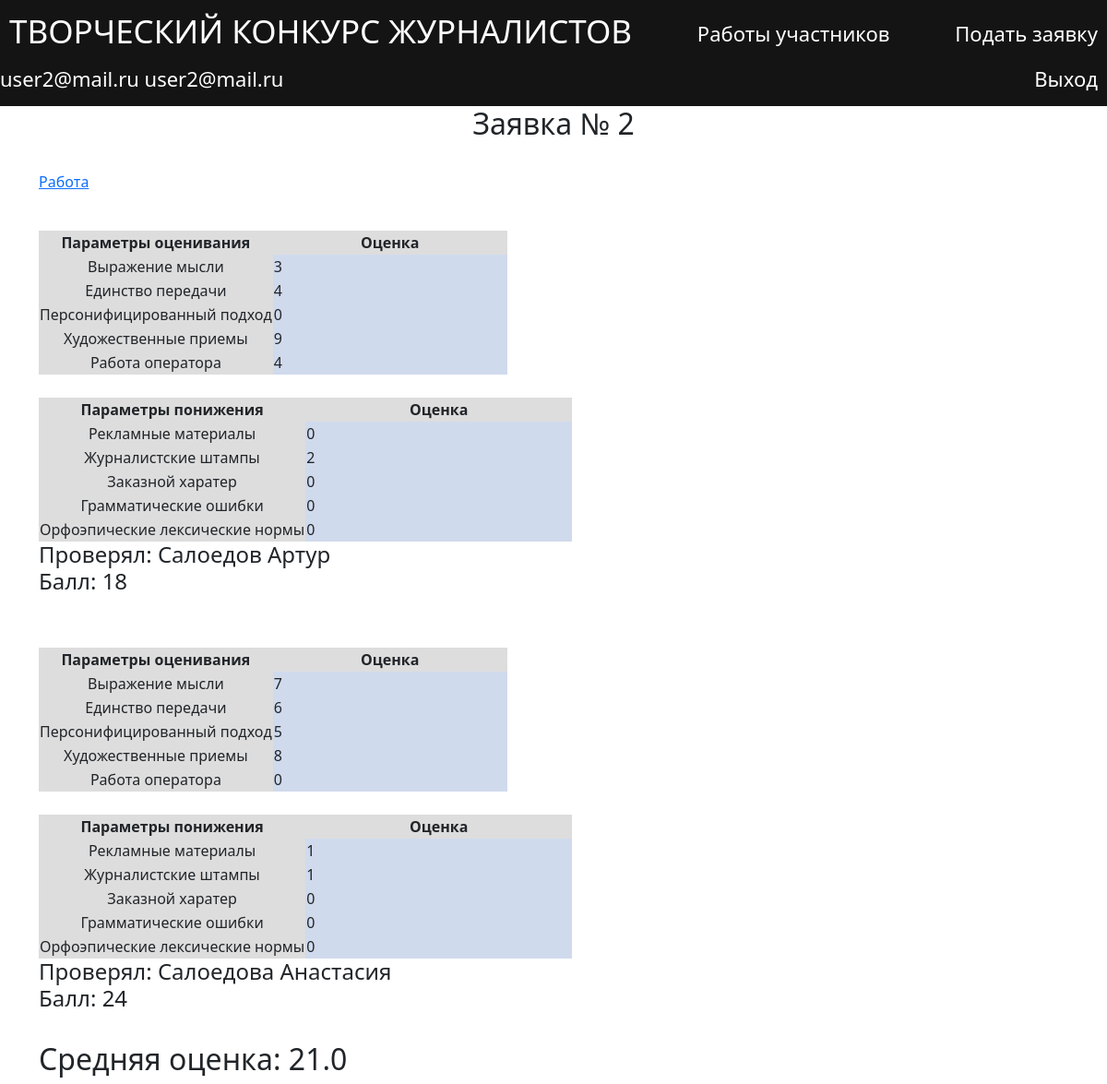
/proposals/view/2 (signed in), run on the app's committed database.
### data/users.py (models this page shows, shortened)
class User(SqlAlchemyBase, UserMixin, SerializerMixin):
    __tablename__ = 'users'
    id = sqlalchemy.Column(sqlalchemy.Integer,
                           primary_key=True, autoincrement=True)
    surname = sqlalchemy.Column(sqlalchemy.String, nullable=True)
    name = sqlalchemy.Column(sqlalchemy.String, nullable=True)
    position = sqlalchemy.Column(sqlalchemy.String, nullable=True)
    email = sqlalchemy.Column(sqlalchemy.String,
                              index=True, unique=True, nullable=True)
    password = sqlalchemy.Column(sqlalchemy.String, nullable=True)
    proposals = sqlalchemy.Column(sqlalchemy.String, nullable=True)

### data/proposals.py (models this page shows, shortened)
class Proposal(SqlAlchemyBase, UserMixin, SerializerMixin):
    __tablename__ = 'proposal'
    id = sqlalchemy.Column(sqlalchemy.Integer,
                           primary_key=True, autoincrement=True)
    type = sqlalchemy.Column(sqlalchemy.String, nullable=True)
    file = sqlalchemy.Column(sqlalchemy.String, nullable=True)
    evaluation = sqlalchemy.Column(sqlalchemy.String, nullable=True)
    lowering_criteria = sqlalchemy.Column(sqlalchemy.String, nullable=True)
    status = sqlalchemy.Column(sqlalchemy.String, nullable=True)
    likes = sqlalchemy.Column(sqlalchemy.Integer, nullable=True)
    user_data = sqlalchemy.Column(sqlalchemy.String, nullable=True)
    experts_rates = sqlalchemy.Column(sqlalchemy.String, nullable=True)
    @property
    def evaluation_dict(self):
        return json.loads(self.evaluation)
    @property
    def lowering_criteria_dict(self):
        return json.loads(self.lowering_criteria)
    @property
    def average_score(self):
        sum = 0
        for score in self.merge_ratings:
            sum += score[3]
        return round(sum / len(self.merge_ratings),2)
    @property
    def merge_ratings(self):
        ratings = self.evaluation_dict["ratings"]
        lowering_ratings = self.lowering_criteria_dict["ratings"]
        merged_ratings = []
        for index in range(len(ratings)):
            merged_ratings.append((ratings[index],lowering_ratings[index],ratings[index]["expert"],
                                   sum(list(ratings[index].values())[:-1]) \
                                   - sum(list(lowering_ratings[index].values())[:-1])))
        return merged_ratings

### main.py (the view)
@app.route('/proposals/view/<int:proposal_id>', methods=['GET', 'POST'])
def view_proposal(proposal_id):
    proposal = get_proposal(proposal_id)
    return render_template('view_proposal.html',proposal=proposal)

### data/db_session.py (called while the page is built)
def create_session() -> Session:
    global __factory
    return __factory()

### main.py (called while the page is built)
@login_manager.user_loader
def load_user(user_id):  # find user in database
    db_sess = db_session.create_session()
    return db_sess.query(User).get(user_id)

def get_proposal(proposal_id):
    db_sess = db_session.create_session()
    curr_proposal = db_sess.query(Proposal).filter(Proposal.id == proposal_id).first()
    return curr_proposal

### templates/view_proposal.html (shortened to what this page needs)
{% extends "base.html" %}
{% block content %}
{% set STATUSES  = {"waiting_verification": "Требует оценки", "verified": "Оценена", "aborted":  "Отклонена"} %}
<h2 align="center">Заявка № {{proposal.id}}</h2>
<br>
<p>  <a href="{{proposal.file}}"> Работа</a></p>
{% for expert_rating in proposal.merge_ratings %}
    {% set RATINGS = expert_rating[0]%}
    {% set LOW_RATINGS = expert_rating[1]%}
    {% set EXPERT = expert_rating[2]%}
    {% set EXPERT_SCORE = expert_rating[3]%}
    {% if proposal.type == "text" %}
    <div class="table_container">
        <table class="my_table">
            <tr class="my_column">
                <th class="title" width="50%" bgcolor="#dddddd" align="center">Параметры оценивания</th>
                <th class="title" width="50%" bgcolor="#dddddd" align="center">Оценка</th>
            </tr>
            <tr class="my_column">
                <td class="title" width="50%" bgcolor="#dddddd" align="center">Актуальность</td>
                <td class="ordinary" style="color:{{text_color}}">{{ RATINGS['relevance'] }}</td>
            </tr>
            <tr class="my_column">
                <td class="title" width="50%" bgcolor="#dddddd" align="center">Цельность</td>
                <td class="ordinary" style="color:{{text_color}}">{{ RATINGS['integrity'] }}</td>
            </tr>
            <tr class="my_column">
                <td class="title" width="50%" bgcolor="#dddddd" align="center">Аргументированность</td>
                <td class="ordinary" style="color:{{text_color}}">{{ RATINGS['validity'] }}</td>
            </tr>
            <tr class="my_column">
                <td class="title" width="50%" bgcolor="#dddddd" align="center">Резонансность</td>
                <td class="ordinary" style="color:{{text_color}}">{{ RATINGS['resonance'] }}</td>
            </tr>
            <tr class="my_column">
                <td class="title" width="50%" bgcolor="#dddddd" align="center">Точность и доходчивость</td>
                <td class="ordinary" style="color:{{text_color}}">{{ RATINGS['accuracy'] }}</td>
            </tr>
            <tr class="my_column">
                <td class="title" width="50%" bgcolor="#dddddd" align="center">Профессионально-этический подход</td>
                <td class="ordinary" style="color:{{text_color}}">{{ RATINGS['ethnicity'] }}</td>
            </tr>
            <tr class="my_column">
                <td class="title" width="50%" bgcolor="#dddddd" align="center">Доступность</td>
                <td class="ordinary"  style="color:{{text_color}}">{{ RATINGS['availability'] }}</td>
            </tr>
            <tr class="my_column">
                <td class="title" width="50%" bgcolor="#dddddd" align="center">Цикл материалов</td>
                <td class="ordinary" style="color:{{text_color}}">{{ RATINGS['materials cycle'] }}</td>
            </tr>
        </table>
    {% else %}
    <div class="table_container">
        <table class="my_table">
            <tr class="my_column">
                <th class="title" width="50%" bgcolor="#dddddd" align="center">Параметры оценивания</th>
                <th class="title" width="50%" bgcolor="#dddddd" align="center">Оценка</th>
            </tr>
            <tr class="my_column">
                <td class="title" width="50%" bgcolor="#dddddd" align="center">Выражение мысли</td>
                <td class="ordinary"  style="color:{{text_color}}">{{ RATINGS['expression_of_thought'] }}</td>
            </tr>
            <tr class="my_column">
                <td class="title" width="50%" bgcolor="#dddddd" align="center">Единство передачи</td>
                <td class="ordinary"  style="color:{{text_color}}">{{ RATINGS['integrity'] }}</td>
            </tr>
            <tr class="my_column">
                <td class="title" width="50%" bgcolor="#dddddd" align="center">Персонифицированный подход</td>
                <td class="ordinary"  style="color:{{text_color}}">{{ RATINGS['personalized_character'] }}</td>
            </tr>
            <tr class="my_column">
                <td class="title" width="50%" bgcolor="#dddddd" align="center">Художественные приемы</td>
                <td class="ordinary"  style="color:{{text_color}}">{{ RATINGS['artistic_techniques'] }}</td>
            </tr>
            <tr class="my_column">
                <td class="title" width="50%" bgcolor="#dddddd" align="center">Работа оператора</td>
                <td class="ordinary"  style="color:{{text_color}}">{{ RATINGS['operators_work'] }}</td>
            </tr>
        </table>
    </div>
    {% endif %}
    <div class="table_container">
        <table class="my_table">
            <tr class="my_column">
                <th class="title" width="50%" bgcolor="#dddddd" align="center">Параметры понижения</th>
                <th class="title" width="50%" bgcolor="#dddddd" align="center">Оценка</th>
            </tr>
            <tr class="my_column">
                <td class="title" width="50%" bgcolor="#dddddd" align="center">Рекламные материалы</td>
                <td class="ordinary"  style="color:{{text_color}}">{{ LOW_RATINGS['promotional materials'] }}</td>
            </tr>
            <tr class="my_column">
                <td class="title" width="50%" bgcolor="#dddddd" align="center">Журналистские штампы</td>
                <td class="ordinary"  style="color:{{text_color}}">{{ LOW_RATINGS['journalistic stamps'] }}</td>
            </tr>
            <tr class="my_column">
                <td class="title" width="50%" bgcolor="#dddddd" align="center">Заказной харатер</td>
                <td class="ordinary"  style="color:{{text_color}}">{{ LOW_RATINGS['сustom_nature'] }}</td>
            </tr>
            <tr class="my_column">
                <td class="title" width="50%" bgcolor="#dddddd" align="center">Грамматические ошибки</td>
                <td class="ordinary"  style="color:{{text_color}}">{{ LOW_RATINGS['grammatical_errors'] }}</td>
            </tr>
            <tr class="my_column">
                <td class="title" width="50%" bgcolor="#dddddd" align="center">Орфоэпические лексические нормы</td>
                <td class="ordinary"  style="color:{{text_color}}">{{ LOW_RATINGS['orthoepic_norms'] }}</td>
            </tr>
        </table>
        <h4>Проверял: {{ EXPERT }} <br>Балл: {{ EXPERT_SCORE }}</h4>
        <br>
    </div>
{% endfor %}
<div>
    <h2>
        Средняя оценка: {{proposal.average_score}}
    </h2>
</div>
{% endblock %}

### templates/base.html (shortened to what this page needs)
<!DOCTYPE html>
<html lang="en">
<head>
    <link rel="stylesheet" type="text/css" href="/static/css/style.css" />
    <link href="https://cdn.jsdelivr.net/npm/bootstrap@5.2.3/dist/css/bootstrap.min.css" rel="stylesheet">
</head>
  <body>
    <header>
        <nav class="navbar">
          <h1 style="color:#ffffff"><a class="navbar-link_MAIN" href="/">ТВОРЧЕСКИЙ КОНКУРС ЖУРНАЛИСТОВ</a> </h1>
          <a class="navbar-link" href="/proposals">Работы участников</a>
          <a class="navbar-link" href="/add_proposal">Подать заявку</a>
            {% if current_user.is_authenticated %}
            <a href="/cabinet" style="color:#ffffff" class="Current_name" >{{current_user.name}} {{current_user.surname}}</a>
            <a class="navbar-link" href="/logout">Выход</a>
            {% else %}
            <a class="navbar-link" href="/login">Войти</a>
            {% endif %}
        </nav>
    </header>
    <main role="main" class="container">
        {% set STATUSES  = {"not_moderated": "Не проверена модерацией","waiting_verification": "Ожидает оценивания", "verified": "Оценена", "aborted":  "Не прошла модерацию"} %}
        {% block content %}
        {% endblock %}
    </main>
  </body>
</html>

### static/css/style.css (style rules this page uses)
html { font-size: 16px; }
.navbar-link { font-size: 22px; color: #ffffff; text-decoration : none; padding: 5px 10px 5px 10px ; }
.title { font-size: 16px; text-align: center; }
.navbar { padding : 15px; background-color : #141414 }
.table_container { padding-top: 25px; }
.Current_name { font-size: 22px; color: #ffffff; text-decoration : none; }
.navbar-link_MAIN { font-size: 35px; color: #ffffff; text-decoration : none; padding: 5px 10px 5px 10px ; }

### templates/view_proposal.html (style rules this page uses)
.ordinary { background-color: #d0daed; }

### data on the page
User: name "user2@mail.ru", surname "user2@mail.ru"
Proposal: id "2", average_score "21.0"

### other printed values
{{ RATINGS['expression_of_thought'] }} "3" "7"
{{ RATINGS['integrity'] }} "4" "6"
{{ RATINGS['personalized_character'] }} "0" "5"
{{ RATINGS['artistic_techniques'] }} "9" "8"
{{ RATINGS['operators_work'] }} "4" "0"
{{ LOW_RATINGS['promotional materials'] }} "0" "1"
{{ LOW_RATINGS['journalistic stamps'] }} "2" "1"
{{ LOW_RATINGS['сustom_nature'] }} "0" "0"
{{ LOW_RATINGS['grammatical_errors'] }} "0" "0"
{{ LOW_RATINGS['orthoepic_norms'] }} "0" "0"
{{ EXPERT }} "Салоедов Артур" "Салоедова Анастасия"
{{ EXPERT_SCORE }} "18" "24"
